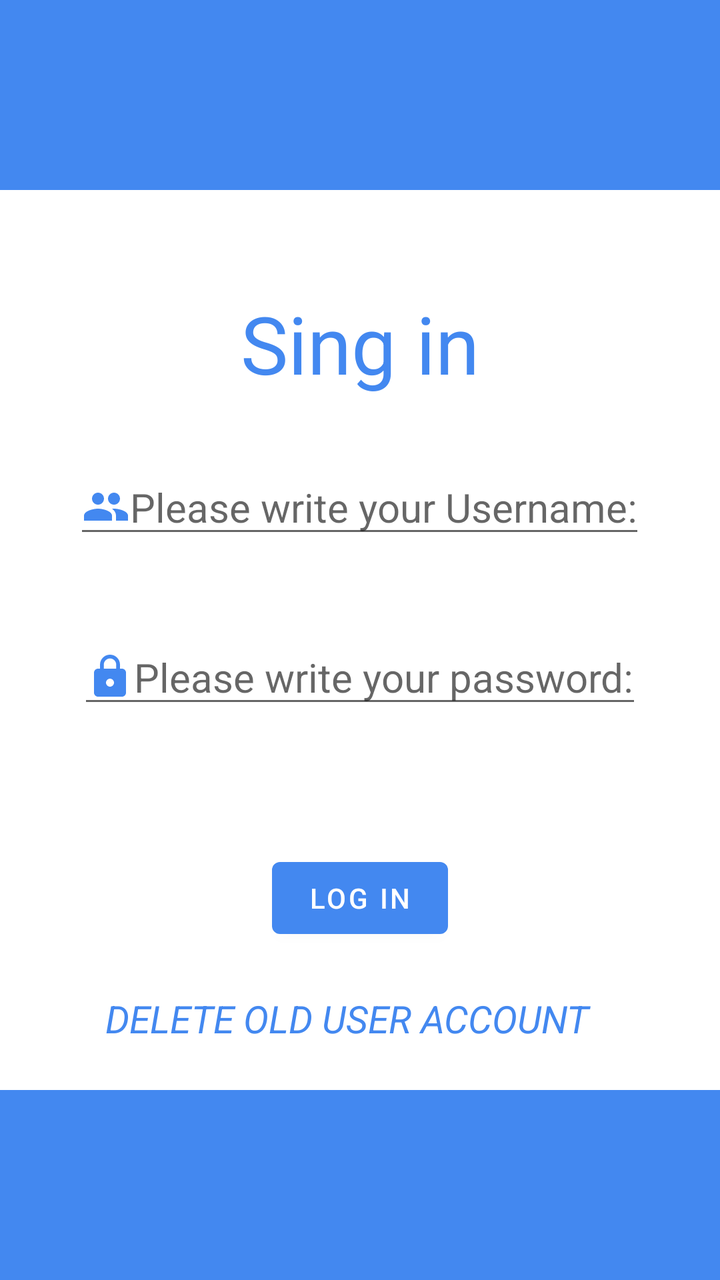
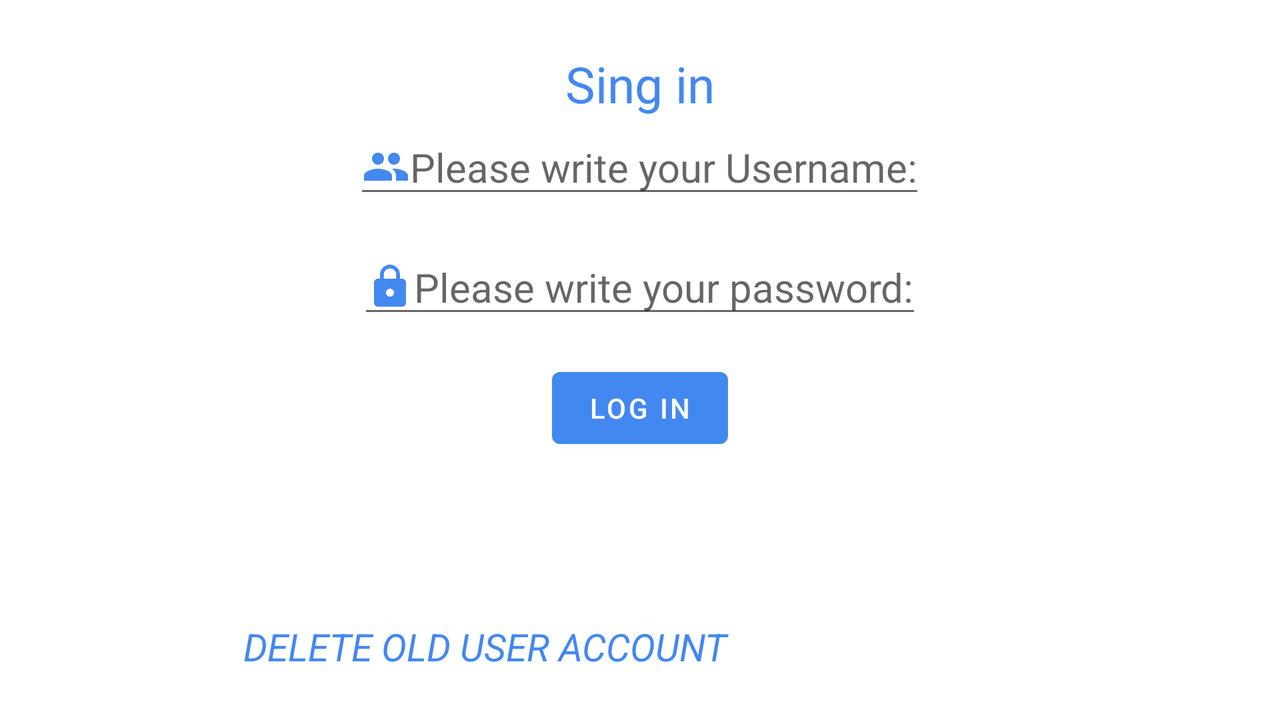

Compare how this app lays out the same screen by default and in its alternative resource folder. The renders come first, then the two layout files and the values they reference.
<!-- AndroidManifest.xml: application theme Theme.CovidVaccine -->
<!-- res/layout/fragment_log_in2.xml -->
<?xml version="1.0" encoding="utf-8"?>

<RelativeLayout xmlns:android="http://schemas.android.com/apk/res/android"
    xmlns:tools="http://schemas.android.com/tools"
    android:layout_width="match_parent"
    android:layout_height="match_parent"
    android:background="@color/blue"
    android:clickable="true"
    android:focusable="true"

    tools:context=".log_in2">
    <RelativeLayout
        android:layout_width="377dp"
        android:layout_height="450dp"
        android:layout_centerVertical="true"
        android:layout_centerHorizontal="true"

        android:background="@color/white">
        <TextView
            android:layout_width="wrap_content"
            android:layout_height="wrap_content"
            android:text="@string/logIn2"
            android:textSize="40sp"
            android:layout_marginTop="50dp"
            android:textColor="@color/blue"
            android:layout_centerHorizontal="true"

            />

        <EditText
            android:id="@+id/userLog"
            android:layout_width="wrap_content"
            android:layout_height="wrap_content"
            android:layout_centerHorizontal="true"
            android:layout_marginTop="135dp"
            android:drawableLeft="@drawable/ic_baseline_group_24"
            android:hint="@string/userName"
            android:inputType="text"

            android:textSize="20sp"
            android:drawableStart="@drawable/ic_baseline_group_24" />

        <EditText
            android:id="@+id/passLog"
            android:drawableLeft="@drawable/ic_baseline_lock_24"
            android:layout_width="wrap_content"
            android:layout_height="wrap_content"
            android:layout_centerHorizontal="true"

            android:layout_marginTop="220dp"

            android:hint="@string/password"
            android:inputType="textPassword"
            android:textSize="20sp"
            android:drawableStart="@drawable/ic_baseline_lock_24" />

        <Button
            android:layout_width="wrap_content"
            android:layout_height="wrap_content"
            android:text="Log in"
            android:id="@+id/button2"
            android:layout_centerHorizontal="true"
            android:layout_marginTop="330dp"/>

        <TextView
            android:id="@+id/deleteUser"
            android:layout_width="271dp"
            android:layout_height="wrap_content"
            android:layout_alignParentEnd="true"
            android:layout_alignParentRight="true"
            android:layout_alignParentBottom="true"
            android:layout_marginEnd="51dp"
            android:layout_marginRight="51dp"
            android:layout_marginBottom="23dp"
            android:gravity="center_horizontal"
            android:text="DELETE OLD USER ACCOUNT"
            android:textAlignment="center"
            android:textColor="@color/blue"
            android:textSize="19sp"
            android:textStyle="italic" />
    </RelativeLayout>
</RelativeLayout>
<!-- resources referenced by this layout -->
<resources>
  <color name="blue">#4388f0</color>
  <color name="white">#FFFFFFFF</color>
  <!-- drawable ic_baseline_group_24 (drawable) -->
  <vector android:height="24dp" android:tint="#4388F0"
      android:viewportHeight="24" android:viewportWidth="24"
      android:width="24dp" xmlns:android="http://schemas.android.com/apk/res/android">
      <path android:fillColor="@android:color/white" android:pathData="M16,11c1.66,0 2.99,-1.34 2.99,-3S17.66,5 16,5c-1.66,0 -3,1.34 -3,3s1.34,3 3,3zM8,11c1.66,0 2.99,-1.34 2.99,-3S9.66,5 8,5C6.34,5 5,6.34 5,8s1.34,3 3,3zM8,13c-2.33,0 -7,1.17 -7,3.5L1,19h14v-2.5c0,-2.33 -4.67,-3.5 -7,-3.5zM16,13c-0.29,0 -0.62,0.02 -0.97,0.05 1.16,0.84 1.97,1.97 1.97,3.45L17,19h6v-2.5c0,-2.33 -4.67,-3.5 -7,-3.5z"/>
  </vector>
  <!-- drawable ic_baseline_lock_24 (drawable) -->
  <vector android:height="24dp" android:tint="#4388F0"
      android:viewportHeight="24" android:viewportWidth="24"
      android:width="24dp" xmlns:android="http://schemas.android.com/apk/res/android">
      <path android:fillColor="@android:color/white" android:pathData="M18,8h-1L17,6c0,-2.76 -2.24,-5 -5,-5S7,3.24 7,6v2L6,8c-1.1,0 -2,0.9 -2,2v10c0,1.1 0.9,2 2,2h12c1.1,0 2,-0.9 2,-2L20,10c0,-1.1 -0.9,-2 -2,-2zM12,17c-1.1,0 -2,-0.9 -2,-2s0.9,-2 2,-2 2,0.9 2,2 -0.9,2 -2,2zM15.1,8L8.9,8L8.9,6c0,-1.71 1.39,-3.1 3.1,-3.1 1.71,0 3.1,1.39 3.1,3.1v2z"/>
  </vector>
  <string name="logIn2">Sing in</string>
  <string name="password">Please write your password:</string>
  <string name="userName">Please write your Username:</string>
  <style name="Theme.CovidVaccine" parent="Theme.MaterialComponents.DayNight.DarkActionBar">
          
          <item name="colorPrimary">@color/blue</item>
          <item name="colorPrimaryVariant">@color/purple_700</item>
          <item name="colorOnPrimary">@color/white</item>
          
          <item name="colorSecondary">@color/teal_200</item>
          <item name="colorSecondaryVariant">@color/teal_700</item>
          <item name="colorOnSecondary">@color/black</item>
          
          <item name="android:statusBarColor" tools:targetApi="l">?attr/colorPrimary</item>
          
      </style>
  <color name="purple_700">#FF3700B3</color>
  <color name="teal_200">#FF03DAC5</color>
  <color name="teal_700">#FF018786</color>
  <color name="black">#FF000000</color>
</resources>
<!-- res/layout-land/fragment_log_in2.xml (the repository's variant of the layout above) -->
<!-- drawn on the phone turned sideways -->
<?xml version="1.0" encoding="utf-8"?>
<RelativeLayout xmlns:android="http://schemas.android.com/apk/res/android"
    xmlns:tools="http://schemas.android.com/tools"
    android:layout_width="match_parent"
    android:layout_height="match_parent"
    android:background="@color/blue"
    android:clickable="true"
    android:focusable="true"

    tools:context=".log_in2">

    <RelativeLayout
        android:layout_width="match_parent"
        android:layout_height="match_parent"

        android:background="@color/white">

        <TextView
            android:layout_width="wrap_content"
            android:layout_height="wrap_content"
            android:layout_centerHorizontal="true"
            android:layout_marginTop="25dp"
            android:text="@string/logIn2"
            android:textColor="@color/blue"
            android:textSize="25sp"

            />

        <EditText
            android:id="@+id/userLog"
            android:layout_width="wrap_content"
            android:layout_height="wrap_content"
            android:layout_centerHorizontal="true"
            android:layout_marginTop="60dp"
            android:drawableStart="@drawable/ic_baseline_group_24"
            android:drawableLeft="@drawable/ic_baseline_group_24"
            android:hint="@string/userName"

            android:inputType="text"
            android:textSize="20sp" />

        <EditText
            android:id="@+id/passLog"
            android:layout_width="wrap_content"
            android:layout_height="wrap_content"
            android:layout_centerHorizontal="true"
            android:layout_marginTop="120dp"

            android:drawableStart="@drawable/ic_baseline_lock_24"

            android:drawableLeft="@drawable/ic_baseline_lock_24"
            android:hint="@string/password"
            android:inputType="textPassword"
            android:textSize="20sp" />

        <Button
            android:id="@+id/button2"
            android:layout_width="wrap_content"
            android:layout_height="wrap_content"
            android:layout_centerHorizontal="true"
            android:layout_marginTop="180dp"
            android:text="Log in" />

        <TextView
            android:id="@+id/deleteUser"
            android:layout_width="271dp"
            android:layout_height="wrap_content"
            android:layout_alignParentEnd="true"
            android:layout_alignParentRight="true"
            android:layout_alignParentBottom="true"
            android:layout_marginEnd="262dp"
            android:layout_marginRight="262dp"
            android:layout_marginBottom="24dp"
            android:gravity="center_horizontal"
            android:text="DELETE OLD USER ACCOUNT"
            android:textAlignment="center"
            android:textColor="@color/blue"
            android:textSize="19sp"
            android:textStyle="italic" />
    </RelativeLayout>
</RelativeLayout>
